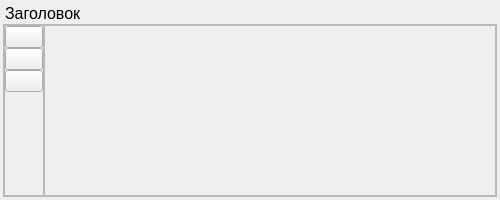
<?xml version="1.0" encoding="UTF-8"?>
<ui version="4.0">
 <class>TextItem</class>
 <widget class="QWidget" name="TextItem">
  <property name="geometry">
   <rect>
    <x>0</x>
    <y>0</y>
    <width>500</width>
    <height>200</height>
   </rect>
  </property>
  <property name="windowTitle">
   <string>Добавление блока текста</string>
  </property>
  <layout class="QVBoxLayout" name="main_vertical_layout">
   <property name="spacing">
    <number>0</number>
   </property>
   <property name="leftMargin">
    <number>3</number>
   </property>
   <property name="topMargin">
    <number>3</number>
   </property>
   <property name="rightMargin">
    <number>3</number>
   </property>
   <property name="bottomMargin">
    <number>3</number>
   </property>
   <item>
    <widget class="QLineEdit" name="text_caption">
     <property name="font">
      <font>
       <pointsize>12</pointsize>
      </font>
     </property>
     <property name="styleSheet">
      <string notr="true">background-color: rgba(255, 255, 255, 10);</string>
     </property>
     <property name="text">
      <string>Заголовок</string>
     </property>
     <property name="frame">
      <bool>false</bool>
     </property>
     <property name="alignment">
      <set>Qt::AlignLeading|Qt::AlignLeft|Qt::AlignTop</set>
     </property>
    </widget>
   </item>
   <item>
    <widget class="QFrame" name="main_frame">
     <property name="frameShape">
      <enum>QFrame::StyledPanel</enum>
     </property>
     <property name="frameShadow">
      <enum>QFrame::Raised</enum>
     </property>
     <layout class="QHBoxLayout" name="main_frame_horizontal_layout">
      <property name="spacing">
       <number>0</number>
      </property>
      <property name="leftMargin">
       <number>0</number>
      </property>
      <property name="topMargin">
       <number>0</number>
      </property>
      <property name="rightMargin">
       <number>0</number>
      </property>
      <property name="bottomMargin">
       <number>0</number>
      </property>
      <item>
       <widget class="QFrame" name="left_bar_frame">
        <property name="minimumSize">
         <size>
          <width>40</width>
          <height>0</height>
         </size>
        </property>
        <property name="maximumSize">
         <size>
          <width>40</width>
          <height>16777215</height>
         </size>
        </property>
        <property name="frameShape">
         <enum>QFrame::StyledPanel</enum>
        </property>
        <property name="frameShadow">
         <enum>QFrame::Raised</enum>
        </property>
        <layout class="QVBoxLayout" name="left_bar_frame_vertical_layout">
         <property name="spacing">
          <number>0</number>
         </property>
         <property name="leftMargin">
          <number>0</number>
         </property>
         <property name="topMargin">
          <number>0</number>
         </property>
         <property name="rightMargin">
          <number>0</number>
         </property>
         <property name="bottomMargin">
          <number>0</number>
         </property>
         <item>
          <widget class="QPushButton" name="edit_button">
           <property name="toolTip">
            <string>Редактировать как HTML</string>
           </property>
           <property name="icon">
            <iconset resource="resources.qrc">
             <normaloff>:/icons/icons/edit.png</normaloff>:/icons/icons/edit.png</iconset>
           </property>
           <property name="iconSize">
            <size>
             <width>17</width>
             <height>17</height>
            </size>
           </property>
          </widget>
         </item>
         <item>
          <widget class="QPushButton" name="update_button">
           <property name="toolTip">
            <string>Обновить вид</string>
           </property>
           <property name="icon">
            <iconset resource="resources.qrc">
             <normaloff>:/icons/icons/update.png</normaloff>:/icons/icons/update.png</iconset>
           </property>
           <property name="iconSize">
            <size>
             <width>17</width>
             <height>17</height>
            </size>
           </property>
          </widget>
         </item>
         <item>
          <widget class="QPushButton" name="del_button">
           <property name="toolTip">
            <string>Удалить</string>
           </property>
           <property name="icon">
            <iconset resource="resources.qrc">
             <normaloff>:/icons/icons/delete.png</normaloff>:/icons/icons/delete.png</iconset>
           </property>
           <property name="iconSize">
            <size>
             <width>15</width>
             <height>15</height>
            </size>
           </property>
          </widget>
         </item>
         <item>
          <spacer name="vertical_spacer">
           <property name="orientation">
            <enum>Qt::Vertical</enum>
           </property>
           <property name="sizeHint" stdset="0">
            <size>
             <width>0</width>
             <height>0</height>
            </size>
           </property>
          </spacer>
         </item>
        </layout>
       </widget>
      </item>
      <item>
       <widget class="QFrame" name="text_frame">
        <property name="frameShape">
         <enum>QFrame::StyledPanel</enum>
        </property>
        <property name="frameShadow">
         <enum>QFrame::Raised</enum>
        </property>
        <layout class="QVBoxLayout" name="text_frame_vertical_layout">
         <property name="spacing">
          <number>0</number>
         </property>
         <property name="leftMargin">
          <number>0</number>
         </property>
         <property name="topMargin">
          <number>0</number>
         </property>
         <property name="rightMargin">
          <number>0</number>
         </property>
         <property name="bottomMargin">
          <number>0</number>
         </property>
        </layout>
       </widget>
      </item>
     </layout>
    </widget>
   </item>
  </layout>
 </widget>
 <resources>
  <include location="resources.qrc"/>
 </resources>
 <connections/>
</ui>
